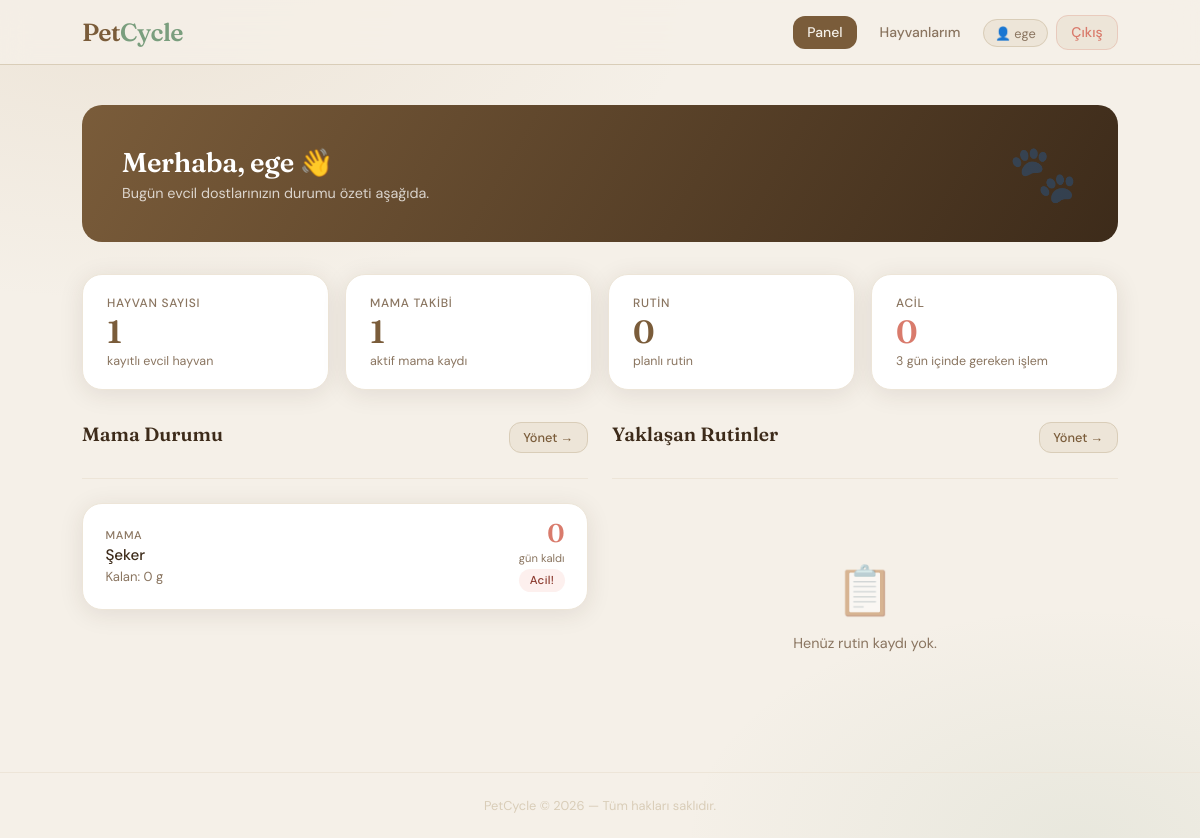
The page /dashboard (signed in) on the database as committed earlier.
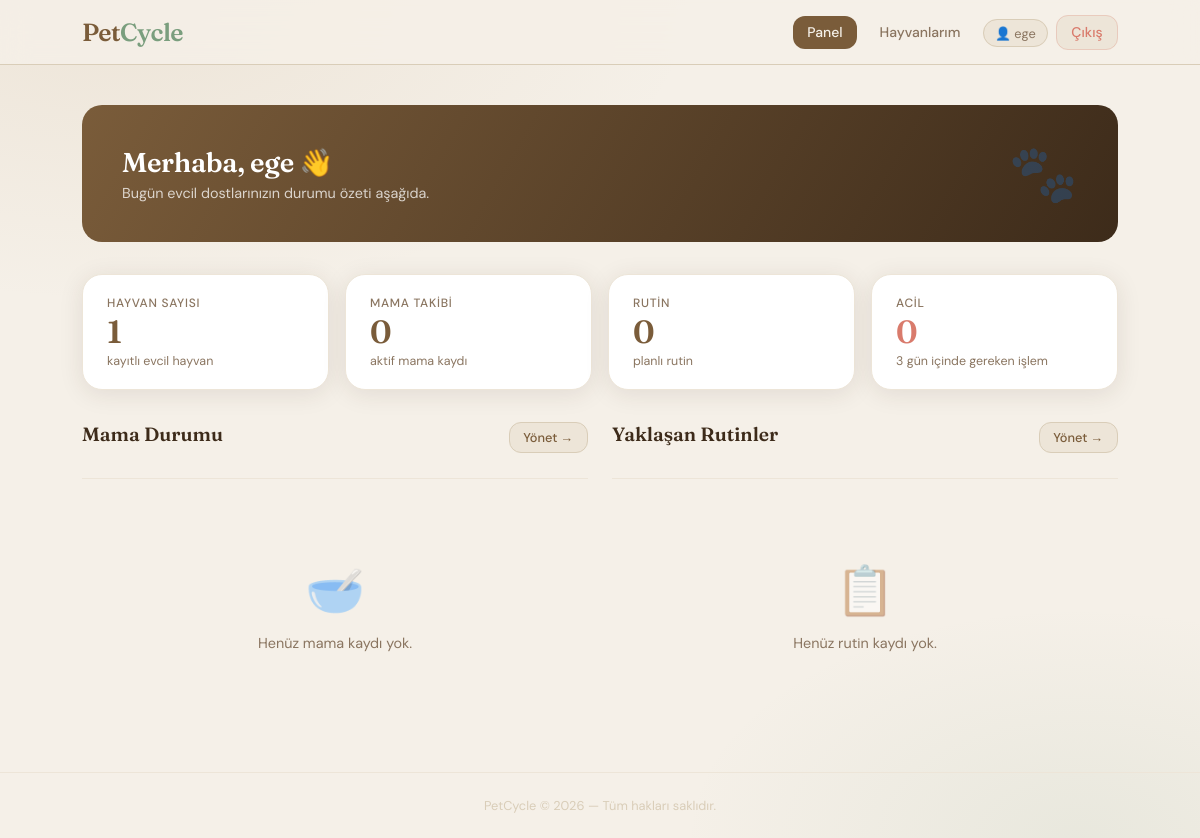
The same page on the database as committed later.
### tables this page shows
CREATE TABLE inventory_and_routines (
            id INTEGER PRIMARY KEY AUTOINCREMENT,
            pet_id INTEGER NOT NULL,
            item_type TEXT NOT NULL, 
            total_amount INTEGER,     
            interval_days INTEGER,      
            next_due_date DATE,       
            last_action_date DATE DEFAULT (date('now', 'localtime')),
            FOREIGN KEY (pet_id) REFERENCES pets (id)
        );

CREATE TABLE pets (
            id INTEGER PRIMARY KEY AUTOINCREMENT,
            user_id INTEGER NOT NULL,
            name TEXT NOT NULL,
            species TEXT NOT NULL,
            daily_food_gram INTEGER NOT NULL,
            FOREIGN KEY (user_id) REFERENCES users (id)
        );

### app.py (the view)
@app.route('/dashboard')
@login_required
def dashboard():
    user_id = session['user_id']
    username = session['username']
    conn = get_db_connection()
    pets = conn.execute('SELECT * FROM pets WHERE user_id = ?', (user_id,)).fetchall()
    items = conn.execute('''
        SELECT ir.*, p.name as pet_name, p.daily_food_gram
        FROM inventory_and_routines ir
        JOIN pets p ON ir.pet_id = p.id
        WHERE p.user_id = ?
    ''', (user_id,)).fetchall()
    conn.close()
    today = date.today()
    processed_items = []
    for item in items:
        item_data = dict(item)
        if item_data['item_type'] == 'Mama' and item_data['total_amount'] is not None:
            action_date_str = item_data['last_action_date'][:10]
            action_date = datetime.strptime(action_date_str, '%Y-%m-%d').date()
            days_passed = max((today - action_date).days, 0)
            consumed_amount = days_passed * item_data['daily_food_gram']
            remaining_amount = max(item_data['total_amount'] - consumed_amount, 0)
            daily = item_data['daily_food_gram']
            remaining_days = remaining_amount // daily if daily > 0 else 0
            item_data['calculated_remaining_amount'] = remaining_amount
            item_data['food_remaining_days'] = remaining_days
            item_data['days_left'] = None
        elif item_data['next_due_date']:
            target_date = datetime.strptime(item_data['next_due_date'], '%Y-%m-%d').date()
            item_data['days_left'] = (target_date - today).days
        processed_items.append(item_data)
    return render_template('dashboard.html', username=username, pets=pets, items=processed_items)

### app.py (called while the page is built)
def get_db_connection():
    conn = sqlite3.connect(DATABASE)
    conn.row_factory = sqlite3.Row
    return conn

@app.context_processor
def inject_now():
    return {'now': datetime.now()}

def login_required(f):
    @wraps(f)
    def decorated_function(*args, **kwargs):
        if 'user_id' not in session:
            flash('Lütfen önce giriş yapın.', 'warning')
            return redirect(url_for('login'))
        return f(*args, **kwargs)
    return decorated_function

### templates/dashboard.html (shortened to what the changed rows need)
{% extends "base.html" %}
{% block content %}
<div class="welcome-banner">
    <div>
        <h1>Merhaba, {{ username }} 👋</h1>
    </div>
</div>
{% set pet_count = pets | length %}
{% set food_items = items | selectattr('item_type', 'equalto', 'Mama') | list %}
{% set routine_items = items | rejectattr('item_type', 'equalto', 'Mama') | list %}
{% set urgent = items | selectattr('days_left', 'defined') | selectattr('days_left', 'ne', none) | selectattr('days_left', 'le', 3) | list %}
<div class="stats-row">
    <div class="stat-card">
        <span class="stat-label">Mama takibi</span>
        <span class="stat-value">{{ food_items | length }}</span>
        <span class="stat-sub">aktif mama kaydı</span>
    </div>
</div>
<div class="section-row">
    <div>
        <div class="flex items-center justify-between mb-2">
            <h2 class="section-title" style="margin-bottom:0;border:none">Mama Durumu</h2>
        </div>
        {% set food_items = items | selectattr('item_type', 'equalto', 'Mama') | list %}
        {% if food_items %}
        <div class="item-list">
            {% for item in food_items %}
            {% set days = item.food_remaining_days %}
            <div class="item-row">
                <div class="item-row-left">
                    <span class="item-row-type">{{ item.item_type }}</span>
                    <span class="item-row-name">{{ item.pet_name }}</span>
                    <span class="item-row-detail">
                        Kalan: {{ item.calculated_remaining_amount }} g
                    </span>
                </div>
                <div class="days-pill">
                    <span class="days-number {% if days <= 2 %}day-danger{% elif days <= 7 %}day-warn{% else %}day-ok{% endif %}">
                        {{ days }}
                    </span>
                    <span class="days-label">gün kaldı</span>
                    {% if days <= 2 %}
                        <span class="badge badge-danger">Acil!</span>
                    {% elif days <= 7 %}
                        <span class="badge badge-warn">Az kaldı</span>
                    {% else %}
                        <span class="badge badge-ok">İyi</span>
                    {% endif %}
                </div>
            </div>
            {% endfor %}
        </div>
        {% else %}
        <div class="empty-state">
            <div class="empty-icon">🥣</div>
            <p>Henüz mama kaydı yok.</p>
        </div>
        {% endif %}
    </div>
    <div>
        <div class="flex items-center justify-between mb-2">
            <h2 class="section-title" style="margin-bottom:0;border:none">Yaklaşan Rutinler</h2>
        </div>
        {% set routine_items = items | rejectattr('item_type', 'equalto', 'Mama') | list %}
    </div>
</div>
{% endblock %}

Rows that differ between the two databases and show on the page:
removed inventory_and_routines: item_type "MAMA", pet_name "Şeker", calculated_remaining_amount "0", days "0"
Other text that changed with them:
{{ food_items | length }}: "1" → "0"
text now shown: "🥣 Henüz mama kaydı yok."
